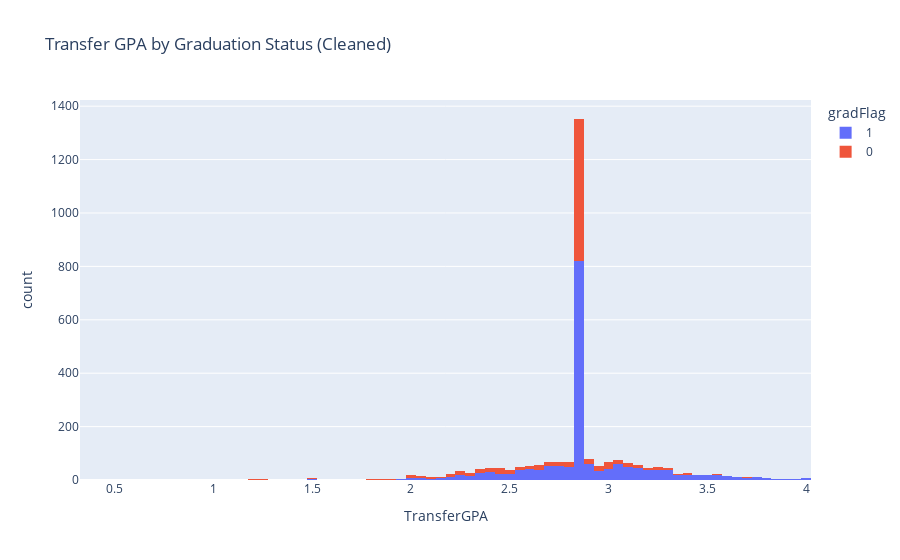
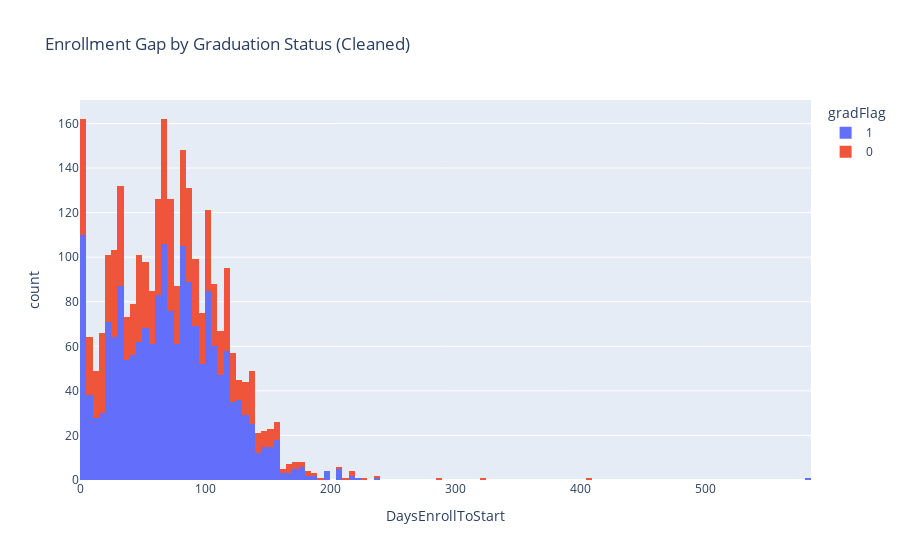
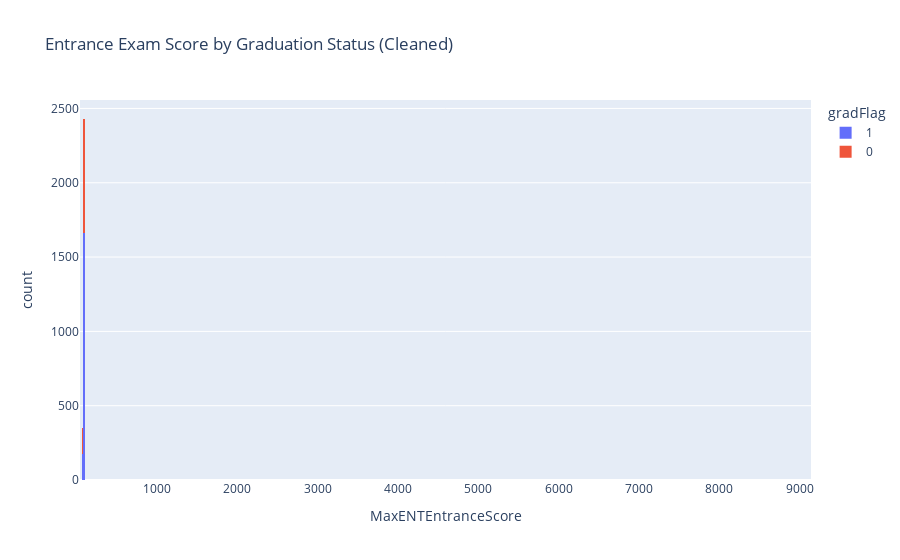

Here is the notebook cell these charts were saved with, in order:
### Code cell
# EDA: Visualizing relevant columns after cleaning
fig1 = px.histogram(df, x='TransferGPA', color='gradFlag', title="Transfer GPA by Graduation Status (Cleaned)")
fig1.show()

fig2 = px.histogram(df, x='DaysEnrollToStart', color='gradFlag', title="Enrollment Gap by Graduation Status (Cleaned)")
fig2.show()

fig3 = px.histogram(df, x='MaxENTEntranceScore', color='gradFlag', title="Entrance Exam Score by Graduation Status (Cleaned)")
fig3.show()

### Figure 1 — Plotly figure (JSON) as saved in the notebook; plotly's stock layout.template omitted (floating-point values rounded to 4 significant figures; data arrays with more than 128 entries replaced by an {"elided": "..."} marker saying what was removed)
{"data": [{"alignmentgroup": "True", "bingroup": "x", "hovertemplate": "gradFlag=1<br>TransferGPA=%{x}<br>count=%{y}<extra></extra>", "legendgroup": "1", "marker": {"color": "#636efa", "pattern": {"shape": ""}}, "name": "1", "offsetgroup": "1", "orientation": "v", "showlegend": true, "type": "histogram", "x": {"elided": "1840 float values"}, "xaxis": "x", "yaxis": "y"}, {"alignmentgroup": "True", "bingroup": "x", "hovertemplate": "gradFlag=0<br>TransferGPA=%{x}<br>count=%{y}<extra></extra>", "legendgroup": "0", "marker": {"color": "#EF553B", "pattern": {"shape": ""}}, "name": "0", "offsetgroup": "0", "orientation": "v", "showlegend": true, "type": "histogram", "x": {"elided": "944 float values"}, "xaxis": "x", "yaxis": "y"}], "layout": {"autosize": true, "barmode": "relative", "legend": {"title": {"text": "gradFlag"}, "tracegroupgap": 0}, "title": {"text": "Transfer GPA by Graduation Status (Cleaned)"}, "xaxis": {"anchor": "y", "autorange": true, "domain": [0, 1], "range": [0.325, 4.025], "title": {"text": "TransferGPA"}, "type": "linear"}, "yaxis": {"anchor": "x", "autorange": true, "domain": [0, 1], "range": [0, 1423.0], "title": {"text": "count"}}}}

### Figure 2 — Plotly figure (JSON) as saved in the notebook; plotly's stock layout.template omitted (floating-point values rounded to 4 significant figures; data arrays with more than 128 entries replaced by an {"elided": "..."} marker saying what was removed)
{"data": [{"alignmentgroup": "True", "bingroup": "x", "hovertemplate": "gradFlag=1<br>DaysEnrollToStart=%{x}<br>count=%{y}<extra></extra>", "legendgroup": "1", "marker": {"color": "#636efa", "pattern": {"shape": ""}}, "name": "1", "offsetgroup": "1", "orientation": "v", "showlegend": true, "type": "histogram", "x": {"elided": "1840 int values"}, "xaxis": "x", "yaxis": "y"}, {"alignmentgroup": "True", "bingroup": "x", "hovertemplate": "gradFlag=0<br>DaysEnrollToStart=%{x}<br>count=%{y}<extra></extra>", "legendgroup": "0", "marker": {"color": "#EF553B", "pattern": {"shape": ""}}, "name": "0", "offsetgroup": "0", "orientation": "v", "showlegend": true, "type": "histogram", "x": {"elided": "944 int values"}, "xaxis": "x", "yaxis": "y"}], "layout": {"autosize": true, "barmode": "relative", "legend": {"title": {"text": "gradFlag"}, "tracegroupgap": 0}, "title": {"text": "Enrollment Gap by Graduation Status (Cleaned)"}, "xaxis": {"anchor": "y", "autorange": true, "domain": [0, 1], "range": [-0.5, 584.5], "title": {"text": "DaysEnrollToStart"}, "type": "linear"}, "yaxis": {"anchor": "x", "autorange": true, "domain": [0, 1], "range": [0, 170.5], "title": {"text": "count"}}}}

### Figure 3 — Plotly figure (JSON) as saved in the notebook; plotly's stock layout.template omitted (floating-point values rounded to 4 significant figures; data arrays with more than 128 entries replaced by an {"elided": "..."} marker saying what was removed)
{"data": [{"alignmentgroup": "True", "bingroup": "x", "hovertemplate": "gradFlag=1<br>MaxENTEntranceScore=%{x}<br>count=%{y}<extra></extra>", "legendgroup": "1", "marker": {"color": "#636efa", "pattern": {"shape": ""}}, "name": "1", "offsetgroup": "1", "orientation": "v", "showlegend": true, "type": "histogram", "x": {"elided": "1840 float values"}, "xaxis": "x", "yaxis": "y"}, {"alignmentgroup": "True", "bingroup": "x", "hovertemplate": "gradFlag=0<br>MaxENTEntranceScore=%{x}<br>count=%{y}<extra></extra>", "legendgroup": "0", "marker": {"color": "#EF553B", "pattern": {"shape": ""}}, "name": "0", "offsetgroup": "0", "orientation": "v", "showlegend": true, "type": "histogram", "x": {"elided": "944 float values"}, "xaxis": "x", "yaxis": "y"}], "layout": {"autosize": true, "barmode": "relative", "legend": {"title": {"text": "gradFlag"}, "tracegroupgap": 0}, "title": {"text": "Entrance Exam Score by Graduation Status (Cleaned)"}, "xaxis": {"anchor": "y", "autorange": true, "domain": [0, 1], "range": [40, 9140], "title": {"text": "MaxENTEntranceScore"}, "type": "linear"}, "yaxis": {"anchor": "x", "autorange": true, "domain": [0, 1], "range": [0, 2557.0], "title": {"text": "count"}}}}
